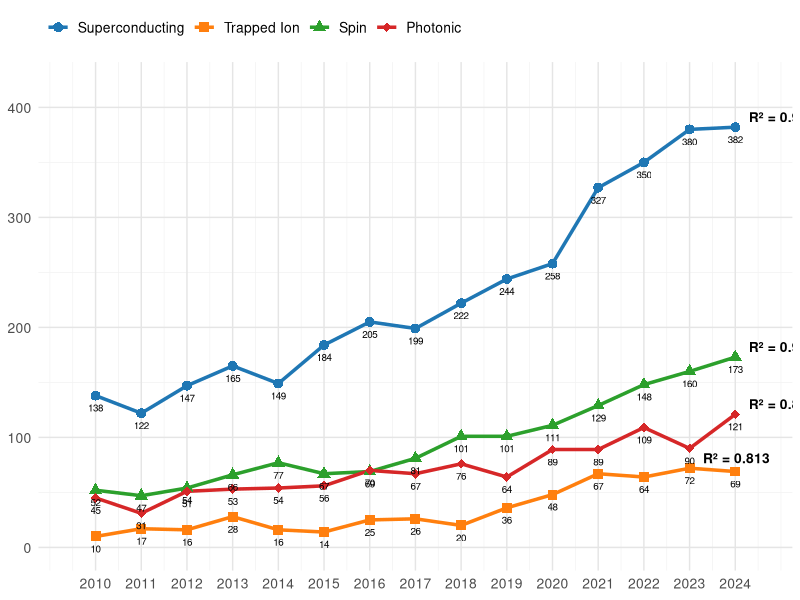
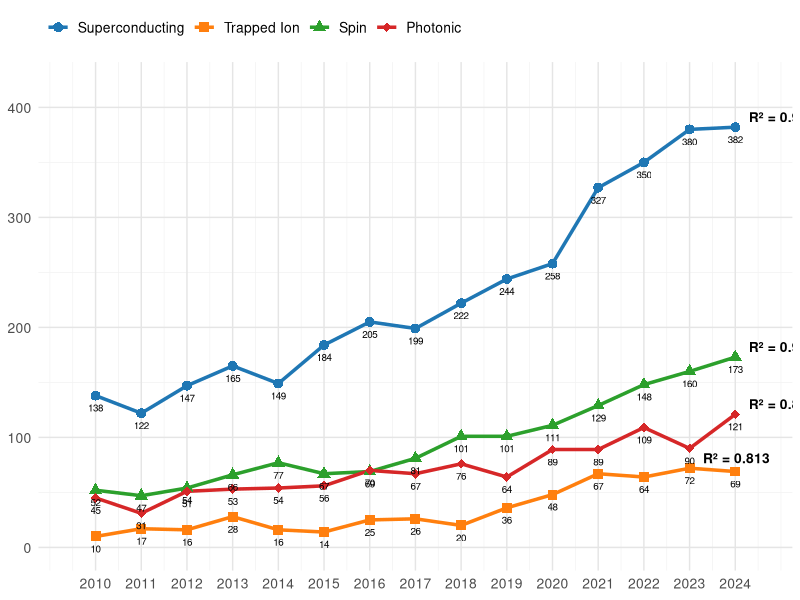

Write R code to recreate these figures, in order.
# 필요한 라이브러리 로드
library(ggplot2)
library(dplyr)
library(tidyr)
library(scales)

# CSV 파일 읽기
data <- read.csv("publication_freq.csv", stringsAsFactors = FALSE)

# 데이터 확인
print("Data structure:")
str(data)
print("\nFirst few rows:")
head(data)

# 데이터를 long format으로 변환 (ggplot2에서 사용하기 위해)
data_long <- data %>%
  pivot_longer(cols = -year, 
               names_to = "qubit_type", 
               values_to = "publication_count")

# qubit_type을 factor로 변환하고 레벨 순서 설정
data_long$qubit_type <- factor(data_long$qubit_type, 
                               levels = c("superconducting", "trapped.ion", "spin", "photonic"),
                               labels = c("Superconducting", "Trapped Ion", "Spin", "Photonic"))

# R² 값 계산 함수
calculate_r_squared <- function(x, y) {
  model <- lm(y ~ x)
  r_squared <- summary(model)$r.squared
  return(r_squared)
}

# 각 qubit_type별 R² 값 계산
r_squared_values <- data_long %>%
  group_by(qubit_type) %>%
  summarise(r_squared = calculate_r_squared(year, publication_count),
            max_count = max(publication_count),
            max_year = year[which.max(publication_count)],
            .groups = 'drop')

print("\nR-squared values:")
print(r_squared_values)

# 색상 팔레트 설정
colors <- c("#1f77b4", "#ff7f0e", "#2ca02c", "#d62728", "#9467bd")
shapes <- c(16, 15, 17, 18)  # 원, 사각형, 삼각형, 다이아몬드

# ggplot2로 그래프 생성
p <- ggplot(data_long, aes(x = year, y = publication_count, color = qubit_type, shape = qubit_type)) +
  # 꺾은선 그래프
  geom_line(linewidth = 1.2) +
  geom_point(size = 3) +
  
  # 각 데이터 포인트에 출판회수 숫자 표시 (dot 하단)
  geom_text(aes(label = publication_count), 
            vjust = 2, hjust = 0.5, size = 2.5,
            show.legend = FALSE,
            color = "black") +
  
  # R² 값 텍스트 추가 - 위치를 조정하여 가려지지 않도록 함
  geom_text(data = r_squared_values, 
            aes(x = max_year, y = max_count, 
                label = paste("R² =", round(r_squared, 3))),
            hjust = -0.2, vjust = -0.5, size = 3.5,
            show.legend = FALSE,
            color = "black", fontface = "bold") +
  
  # 색상과 모양 설정
  scale_color_manual(values = colors) +
  scale_shape_manual(values = shapes) +
  
  # 축 설정
  scale_x_continuous(breaks = data$year, 
                     labels = data$year,
                     limits = c(min(data$year) - 0.5, max(data$year) + 0.5)) +
  scale_y_continuous(limits = c(0, max(data_long$publication_count) * 1.1)) +
  
  # 제목과 라벨 - 제목과 축 라벨 제거, 범례 제목도 제거
  labs(color = "",
       shape = "") +
  
  # 테마 설정
  theme_minimal() +
  theme(
    axis.title = element_blank(),  # X, Y축 제목 제거
    axis.text = element_text(size = 10),
    axis.text.x = element_text(angle = 0, hjust = 0.5),
    legend.title = element_blank(),  # 범례 제목 제거
    legend.text = element_text(size = 10),
    legend.position = "top",
    legend.justification = "left",
    panel.grid.major = element_line(color = "grey90", linewidth = 0.5),
    panel.grid.minor = element_line(color = "grey95", linewidth = 0.25),
    panel.background = element_rect(fill = "white", color = NA),
    plot.background = element_rect(fill = "white", color = NA)
  )

# 그래프 출력
print(p)

# 그래프 저장
ggsave("v_2.png", 
       plot = p, 
       width = 12, 
       height = 8, 
       dpi = 300, 
       bg = "white")

# 통계 요약 출력
cat("\n=== Publication Statistics by Qubit Implementation Method ===\n")
summary_stats <- data_long %>%
  group_by(qubit_type) %>%
  summarise(
    total_publications = sum(publication_count),
    avg_per_year = round(mean(publication_count), 1),
    peak_year = year[which.max(publication_count)],
    peak_count = max(publication_count),
    r_squared = calculate_r_squared(year, publication_count),
    .groups = 'drop'
  )

print(summary_stats)

cat("\nGraph saved as 'v_2.png'\n")
